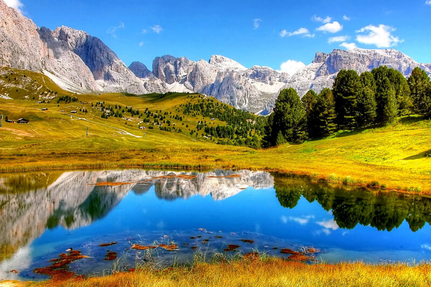
#> input picture taller4/images/paisaje.png, 431 x 287 px, shrunk from 800 x 533 before the run; the run also reads 2 pictures not shown here
$ jupyter execute --allow-errors taller4.ipynb
#> lines starting #> are read from the running program, lines starting #| are printed output that depends on the picture
# Preguntas del taller 4

1. Crear una función que permita determinar las intensidades de los Píxeles vecinos a un determinado Píxel de coordenadas definidas por el usuario. Los argumentos de entrada son la imagen y las coordenadas, y la salida una matriz con las intensidades de
los 8‐vecinos del Píxel.

2. Probar el algoritmo con una imagen.

3. Probar el algoritmo con una imagen en escala de grises y con las coordenadas (82,29), (68,27), (112,89), (114,89) y (27,130) de la imagen binaria «piano.bmp».

4. Ejecutar la ecualización local del histograma de una imagen. Debe mostrar la imagen original, la imagen ecualizada y los histogramas de las imágenes.

5. Crear un programa basado en ciclos que permita adelantar la ecualización local del histograma de una imagen. Utilice la imagen “Piano.pgm” con el fin de observar los efectos causados por la ecualización (se recomienda ajustar Amin = 0.5 y Amax = 2.5).

6. Crear una función basada en ciclos, que permita realizar las principales operaciones lógicas entre dos imágenes.
Verificar el algoritmo con las imágenes «CuadroBinGrande.pgm» y «CuadroBinChico.pgm».

[cell 1]
import os
import cv2
import numpy as np
import matplotlib.pyplot as plt
os.makedirs("resultados", exist_ok=True)

## Punto 1
Crear una función que permita determinar las intensidades de los Píxeles vecinos a un determinado Píxel de coordenadas definidas por el usuario. Los argumentos de entrada son la imagen y las coordenadas, y la salida una matriz con las intensidades de
los 8‐vecinos del Píxel.

[cell 2]
"""
x representa la coordenada horizontal o columna.
y representa la coordenada vertical o fila.

En NumPy y OpenCV, una imagen se accede usando:
imagen[y, x]

Es decir, primero se indica la fila y después la columna.
"""

def obtener_8_vecinos(imagen, x, y):
    filas, columnas = imagen.shape[:2]

    # Comprobar bordes para evitar acceder a píxeles fuera de la imagen
    if x <= 0 or x >= columnas - 1:
        raise ValueError("La coordenada x está fuera de los límites de la imagen.")
    if y <= 0 or y >= filas - 1:
        raise ValueError("La coordenada y está fuera de los límites de la imagen.")

    # Obtener los 8 vecinos
    vecinos = np.array([
        [
            imagen[y - 1, x - 1],  # Arriba izquierda
            imagen[y - 1, x],      # Arriba
            imagen[y - 1, x + 1]   # arriba derecha
        ],
        [
            imagen[y, x - 1],      # Izquierda
            -1,         # Centro
            imagen[y, x + 1]      # Derecha
        ],
        [
            imagen[y + 1, x - 1],  # Abajo izquierda
            imagen[y + 1, x],      # Abajo
            imagen[y + 1, x + 1]   # Abajo derecha
        ]
    ],dtype=int)
    return vecinos

# [19 lines left out: function obtener_8_vecinos_ciclos, not called in this run]

### Conclusiones del punto 1 – Vecindad de 8 píxeles

En este punto se implementó una función para obtener las intensidades de los 8 vecinos que rodean a un píxel de coordenadas $(x,y)$.

La vecindad de 8 considera los píxeles ubicados arriba, abajo, izquierda, derecha y en las cuatro diagonales del píxel central. La información se organizó en una matriz de $3 \times 3$, dejando el centro con el valor $-1$ para indicar que el píxel seleccionado no pertenece al conjunto de sus propios vecinos.

También fue importante diferenciar la forma de expresar las coordenadas y la forma de acceder a una imagen en NumPy/OpenCV. Aunque las coordenadas se expresan como:

$$
(x,y)
$$

donde $x$ representa la posición horizontal y $y$ la vertical, en NumPy se accede primero a la fila y luego a la columna:

$$
\text{imagen[y, x]}
$$

La función también verifica que el píxel seleccionado no se encuentre en el borde de la imagen, ya que en estas posiciones no existen los ocho vecinos completos.

En conclusión, la función desarrollada permite obtener la información espacial inmediata alrededor de cualquier píxel interno de una imagen. Este concepto es fundamental en procesamiento digital de imágenes, debido a que muchas técnicas como filtrado, detección de bordes, análisis de textura y operaciones locales dependen de la relación entre un píxel y su vecindad.

## Punto 2

Probar el algoritmo con una imagen.

[cell 3]
imagen = cv2.imread("images/paisaje.png", cv2.IMREAD_GRAYSCALE)
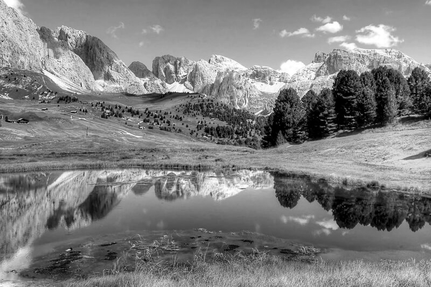
#> imagen: shape (287, 431); min 0, max 255, mean 126.2

if imagen is None:
    raise FileNotFoundError("No se encontró la imagen en images/paisaje.png")

x, y = 100, 100

vecinos = obtener_8_vecinos(imagen, x, y)
#> in obtener_8_vecinos, `vecinos = np.array([ [ imagen[y - 1, x - 1],`: vecinos = [[96, 99, 98], [122, -1, 110], [115, 128, 122]]
#> vecinos = [[96, 99, 98], [122, -1, 110], [115, 128, 122]]

print("Píxel central:", imagen[y, x])
#| Píxel central: 116
print("8 vecinos:")
print(vecinos)
#| [[ 96  99  98]
#|  [122  -1 110]
#|  [115 128 122]]
#Visualizacion punto
plt.figure(figsize=(8, 5))
plt.imshow(imagen, cmap="gray")

plt.scatter(
    x,
    y,
    marker="x",
    color="red"
)

plt.title(
    f"Píxel seleccionado ({x}, {y})"
)

plt.axis("off")
plt.savefig("resultados/punto1.png", bbox_inches="tight")
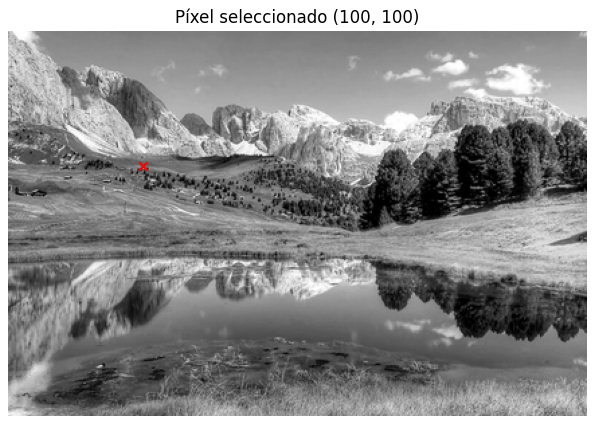
#> figure drawn by matplotlib, 1 panel
plt.show()

### Conclusiones del punto 2 – Prueba del algoritmo con una imagen

El algoritmo de vecindad se verificó utilizando una imagen en escala de grises y seleccionando el píxel ubicado en las coordenadas:

$$
(x,y)=(100,100)
$$

El píxel central presentó una intensidad de 128 y la matriz obtenida para sus ocho vecinos fue:

$$
\begin{bmatrix}
157 & 124 & 127\\
167 & -1 & 134\\
169 & 126 & 135
\end{bmatrix}
$$

La representación gráfica permitió comprobar que la coordenada $(100,100)$ se localiza tomando como origen la esquina superior izquierda de la imagen: $x$ aumenta hacia la derecha y $y$ hacia abajo.

Los valores obtenidos muestran que los píxeles vecinos pueden tener intensidades similares o diferentes al píxel central. Estas variaciones locales contienen información importante sobre la estructura de la imagen.

En conclusión, la prueba confirmó que la función recorre correctamente la imagen y recupera las intensidades correspondientes a las ocho posiciones que rodean al píxel seleccionado.

## Punto 3

Probar el algoritmo con una imagen en escala de grises y con las coordenadas $(82,29)$, $(68,27)$, $(112,89)$, $(114,89)$ y $(27,130)$ de la imagen `PIANO.bmp`.

[cell 4]
coordenadas = [
    (82,29),
    (68,27),
    (112,89),
    (114,89),
    (27,130)
]

imagen_piano = cv2.imread("images/PIANO.bmp", cv2.IMREAD_GRAYSCALE)
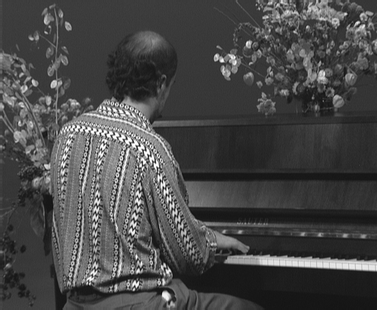
#> input picture taller4/images/PIANO.bmp, 377 x 310 px, shrunk from 700 x 576 before the run
#> imagen_piano is the input picture: shape (310, 377); min 10, max 255, mean 72.1

for x, y in coordenadas:
    vecinos = obtener_8_vecinos(imagen_piano, x, y)
    print(f"Píxel central(coordenadas) ({x}, {y}):", imagen_piano[y, x])
    print("8 vecinos:")
    print(vecinos)
    print()  # Línea en blanco para separar resultados
#> this loop made 5 passes
#> vecinos on passes 1 to 5: [[60, 61, 59], [60, -1, 59], [61, 59, 59]], [[145, 118, 126], [141, -1, 128], [152, 149, 161]], [[31, 35, 33], [35, -1, 39], [40, 41, 37]], [[33, 35, 53], [39, -1, 56], [37, 53, 63]], [[87, 133, 142], [73, -1, 147], [84, 87, 135]]
#> (printed output is left out)

### Conclusiones del punto 3 – Análisis de vecindades en `PIANO.bmp`

La función desarrollada se aplicó a la imagen `PIANO.bmp` utilizando las coordenadas:

$$
(82,29),\ (68,27),\ (112,89),\ (114,89),\ (27,130)
$$

En cada caso se obtuvo la intensidad del píxel central y la matriz correspondiente a sus ocho vecinos.

Los resultados permiten observar que la variación de intensidades depende de la región de la imagen analizada. Por ejemplo, en la coordenada $(68,27)$, el píxel central tiene intensidad 63 y sus vecinos presentan valores aproximadamente entre 58 y 64. Esto indica una zona bastante homogénea, ya que las intensidades son muy similares.

En cambio, alrededor de la coordenada $(82,29)$ aparecen valores entre aproximadamente 50 y 116. Esta mayor diferencia entre píxeles indica una región con mayor variación local, que puede corresponder a una transición, borde o zona con mayor detalle dentro de la imagen.

De manera similar, las otras coordenadas presentan distintos niveles de variación entre el píxel central y sus vecinos. Esto demuestra que una vecindad permite caracterizar localmente una región de la imagen sin necesidad de analizarla completamente.

En conclusión, el análisis de los 8 vecinos permite identificar zonas homogéneas y zonas donde existen cambios importantes de intensidad. Esta información constituye la base de técnicas posteriores como detección de bordes, segmentación, filtrado y ecualización local.

## Punto 4

Ejecutar la ecualización local del histograma de una imagen. Debe mostrar la imagen original, la imagen ecualizada y los histogramas de las imágenes.

[cell 5]
imagen = cv2.imread(
    "images/PIANO.pgm",
    cv2.IMREAD_GRAYSCALE
)

if imagen is None:
    raise FileNotFoundError("No se pudo cargar PIANO.pgm")

imagen_float = imagen.astype(np.float32)

# Define tamaño de vecindad, por ejemplo si es 3, al pixel se analiza usando el 3x3, osea sus 8 vecinos
tam_vecindad = 3

# MEDIA LOCAL
#Calcular media de cada ventana de 3x3 que equivale al xpromedio(i,j)
"""
imagen original       media local
--------------        -----------
pixel (0,0)   --->    promedio alrededor de (0,0)
pixel (0,1)   --->    promedio alrededor de (0,1)
pixel (0,2)   --->    promedio alrededor de (0,2)

Media_local no es un solo número. Es otra matriz del mismo tamaño que la imagen:
media_local[y, x] = promedio de los 8 vecinos alrededor del pixel (x,y)
"""

media_local = cv2.blur(imagen_float, (tam_vecindad, tam_vecindad))
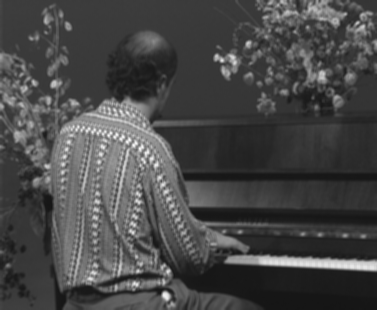
#> media_local: shape (310, 377) float32; min 21.33, max 246.7, mean 72.1

# Desviacion estandar local
# para ello se calcula la media de los cuadrados y se aplica la formula de desviacion estandar

# Media local de x^2
media_cuadrados=cv2.blur(imagen_float**2, (tam_vecindad, tam_vecindad))
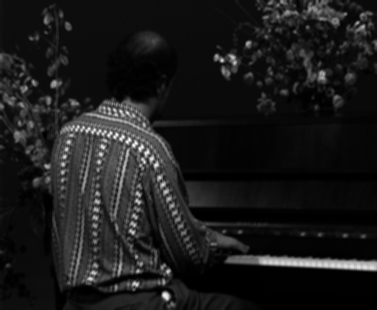
#> media_cuadrados: shape (310, 377) float32; min 455.3, max 60984.4, mean 6993.6; drawn with min black and max white

# Varianza local
varianza_local=(media_cuadrados-media_local**2)
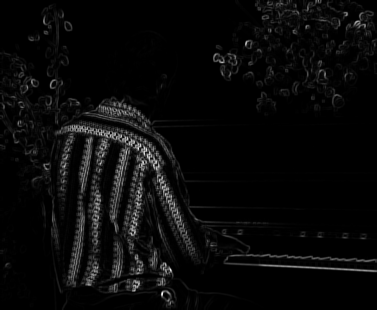
#> varianza_local: shape (310, 377) float32; min 0, max 8123.1, mean 319.4; drawn with min black and max white

# Desviacion estandar local
desviacion_estandar_local=np.sqrt(np.maximum(varianza_local, 0))  # Evitar valores negativos por errores de redondeo
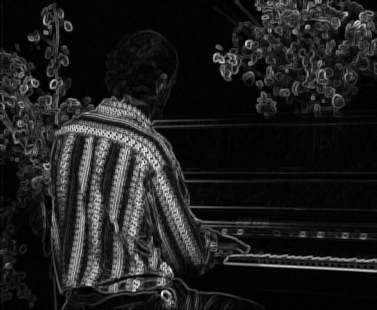
#> desviacion_estandar_local: shape (310, 377) float32; min 0, max 90.13, mean 11; drawn with min black and max white

# media global de la imagen
media_global = np.mean(imagen_float)
#> media_global = 72.13

# Calcular A(i,j)
k= 0.5

epsilon = 1e-6  # Para evitar división por cero en caso de que la desviación estándar local sea cero, esto es cuando todos los pixeles de la ventana son iguales, entonces la desviacion estandar es 0 y se evita la division por 0

# Factor de realce local
A=(k * media_global/(desviacion_estandar_local + epsilon))
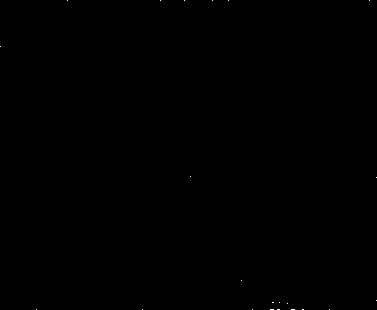
#> A: shape (310, 377) float32; min 0.4, max 36065708, mean 9891.3; drawn with min black and max white

# Aplical formula transformacion local
imagen_local = A*( imagen_float - media_local) + media_local
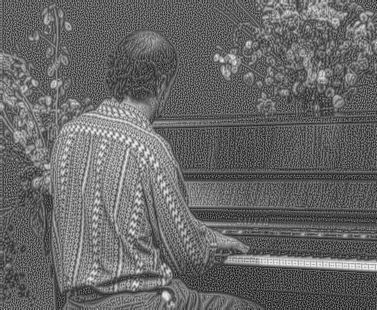
#> imagen_local: shape (310, 377) float32; min -78.13, max 291.5, mean 71.9; drawn with min black and max white

#limitacion a [0,255]
imagen_local = np.clip( imagen_local, 0, 255).astype(np.uint8)

hist_original = cv2.calcHist(
    [imagen],
    [0],
    None,
    [256],
    [0, 256]
)
#> hist_original = 256 values, max 4118 at index 58, min 0 at index 0, mean 456.5
#> (the rest of the program and of its run is left out)
